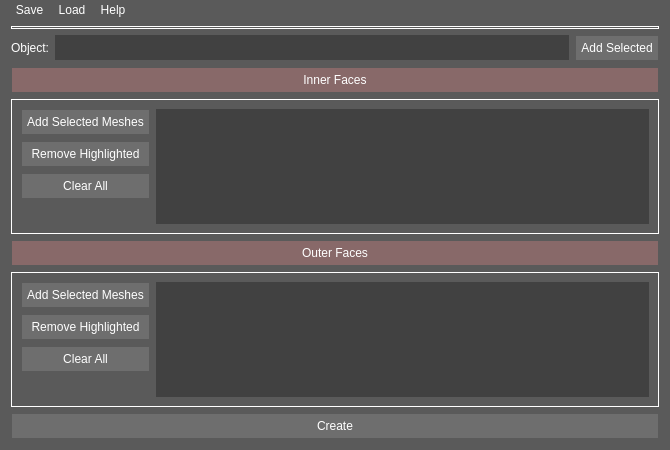
<?xml version="1.0" encoding="UTF-8"?>
<ui version="4.0">
 <class>Form</class>
 <widget class="QWidget" name="Form">
  <property name="geometry">
   <rect>
    <x>0</x>
    <y>0</y>
    <width>670</width>
    <height>450</height>
   </rect>
  </property>
  <property name="windowTitle">
   <string>SingleSidedMesh Creation</string>
  </property>
  <property name="styleSheet">
   <string notr="true">QWidget{
	background-color:rgb(90, 90, 90);
	color: rgb(255, 255, 255);
}
QToolButton{
	background-color: transparent;
	border: none;
	
	text-align: left;
	ToolButtonPopupMode: 2;
}

QPushButton{
	background-color: rgb(110, 110, 110);
	border: none;
	margin: 1px;
	padding: 5px;
}

QFrame{
	border-style: outset;
	border-width: 1px;
	border-color: rgb(255, 255, 255);
	margin: 0;
}
QLabel{
	border:none;
}
QLineEdit{
	border: none;
	background-color: rgb(65, 65, 65);
}

QListView{
	background-color: rgb(65, 65, 65);
	border: none;
}

QSlider::groove{
 	height: 4px;
	background-color: rgb(65, 65, 65);
}
QSlider::handle{
	background: rgb(223, 223, 223);
    border: 1px solid #5c5c5c;
    width: 9px;
    margin: -8px 0; /* handle is placed by default on the contents rect of the groove. Expand outside the groove */
    border-radius: 3px;
}
QToolButton::menu-button {
    border: 2px solid gray;
    border-top-right-radius: 6px;
    border-bottom-right-radius: 6px;
    /* 16px width + 4px for border = 20px allocated above */
    width: 16px;
}
QToolButton::menu-indicator { 
image: none;
 }
</string>
  </property>
  <layout class="QVBoxLayout" name="verticalLayout" stretch="0,0,0,0,4,0,4,0">
   <property name="topMargin">
    <number>0</number>
   </property>
   <item>
    <layout class="QHBoxLayout" name="hl_ToolBar">
     <property name="topMargin">
      <number>0</number>
     </property>
     <item>
      <widget class="QToolButton" name="toolBtnSave">
       <property name="text">
        <string>Save</string>
       </property>
      </widget>
     </item>
     <item>
      <widget class="QToolButton" name="toolBtnTools">
       <property name="styleSheet">
        <string notr="true">text-align: left;</string>
       </property>
       <property name="text">
        <string>Load</string>
       </property>
       <property name="popupMode">
        <enum>QToolButton::InstantPopup</enum>
       </property>
      </widget>
     </item>
     <item>
      <widget class="QToolButton" name="toolBtnHelp">
       <property name="styleSheet">
        <string notr="true">text-align: left;</string>
       </property>
       <property name="text">
        <string>Help</string>
       </property>
       <property name="popupMode">
        <enum>QToolButton::InstantPopup</enum>
       </property>
      </widget>
     </item>
     <item>
      <spacer name="horizontalSpacer">
       <property name="orientation">
        <enum>Qt::Horizontal</enum>
       </property>
       <property name="sizeHint" stdset="0">
        <size>
         <width>40</width>
         <height>20</height>
        </size>
       </property>
      </spacer>
     </item>
    </layout>
   </item>
   <item>
    <widget class="Line" name="line">
     <property name="orientation">
      <enum>Qt::Horizontal</enum>
     </property>
    </widget>
   </item>
   <item>
    <layout class="QHBoxLayout" name="horizontalLayout_3">
     <property name="bottomMargin">
      <number>0</number>
     </property>
     <item>
      <widget class="QLabel" name="labelObject">
       <property name="frameShape">
        <enum>QFrame::HLine</enum>
       </property>
       <property name="frameShadow">
        <enum>QFrame::Raised</enum>
       </property>
       <property name="lineWidth">
        <number>0</number>
       </property>
       <property name="text">
        <string>Object:</string>
       </property>
      </widget>
     </item>
     <item>
      <widget class="QLineEdit" name="lineObject">
       <property name="minimumSize">
        <size>
         <width>0</width>
         <height>25</height>
        </size>
       </property>
      </widget>
     </item>
     <item>
      <widget class="QPushButton" name="btnAddSelectedObject">
       <property name="text">
        <string>Add Selected</string>
       </property>
      </widget>
     </item>
    </layout>
   </item>
   <item>
    <widget class="QPushButton" name="btnInnerFaces">
     <property name="styleSheet">
      <string notr="true">background-color: rgb(136, 105, 105);</string>
     </property>
     <property name="text">
      <string>Inner Faces</string>
     </property>
    </widget>
   </item>
   <item>
    <layout class="QVBoxLayout" name="verticalLayout_2" stretch="0">
     <item>
      <widget class="QFrame" name="frame">
       <property name="styleSheet">
        <string notr="true"/>
       </property>
       <property name="frameShape">
        <enum>QFrame::StyledPanel</enum>
       </property>
       <property name="frameShadow">
        <enum>QFrame::Raised</enum>
       </property>
       <layout class="QVBoxLayout" name="verticalLayout_4">
        <item>
         <layout class="QHBoxLayout" name="horizontalLayout_2">
          <property name="bottomMargin">
           <number>0</number>
          </property>
          <item>
           <layout class="QVBoxLayout" name="verticalLayout_3">
            <item>
             <widget class="QPushButton" name="btnAddSelectedInner">
              <property name="text">
               <string>Add Selected Meshes</string>
              </property>
             </widget>
            </item>
            <item>
             <widget class="QPushButton" name="btnRemoveInner">
              <property name="text">
               <string>Remove Highlighted</string>
              </property>
             </widget>
            </item>
            <item>
             <widget class="QPushButton" name="btnClearAllInner">
              <property name="text">
               <string>Clear All</string>
              </property>
             </widget>
            </item>
            <item>
             <spacer name="verticalSpacer">
              <property name="orientation">
               <enum>Qt::Vertical</enum>
              </property>
              <property name="sizeHint" stdset="0">
               <size>
                <width>20</width>
                <height>40</height>
               </size>
              </property>
             </spacer>
            </item>
           </layout>
          </item>
          <item>
           <widget class="QListWidget" name="listInner"/>
          </item>
         </layout>
        </item>
       </layout>
      </widget>
     </item>
    </layout>
   </item>
   <item>
    <widget class="QPushButton" name="btnOuterFaces">
     <property name="styleSheet">
      <string notr="true">background-color: rgb(136, 105, 105);</string>
     </property>
     <property name="text">
      <string>Outer Faces</string>
     </property>
    </widget>
   </item>
   <item>
    <layout class="QVBoxLayout" name="verticalLayout_6" stretch="0">
     <item>
      <widget class="QFrame" name="frame_2">
       <property name="styleSheet">
        <string notr="true"/>
       </property>
       <property name="frameShape">
        <enum>QFrame::StyledPanel</enum>
       </property>
       <property name="frameShadow">
        <enum>QFrame::Raised</enum>
       </property>
       <layout class="QVBoxLayout" name="verticalLayout_7">
        <item>
         <layout class="QHBoxLayout" name="horizontalLayout">
          <property name="bottomMargin">
           <number>0</number>
          </property>
          <item>
           <layout class="QVBoxLayout" name="verticalLayout_8">
            <item>
             <widget class="QPushButton" name="btnAddSelectedOuter">
              <property name="text">
               <string>Add Selected Meshes</string>
              </property>
             </widget>
            </item>
            <item>
             <widget class="QPushButton" name="btnRemoveOuter">
              <property name="text">
               <string>Remove Highlighted</string>
              </property>
             </widget>
            </item>
            <item>
             <widget class="QPushButton" name="btnClearAllOuter">
              <property name="text">
               <string>Clear All</string>
              </property>
             </widget>
            </item>
            <item>
             <spacer name="verticalSpacer_2">
              <property name="orientation">
               <enum>Qt::Vertical</enum>
              </property>
              <property name="sizeHint" stdset="0">
               <size>
                <width>20</width>
                <height>40</height>
               </size>
              </property>
             </spacer>
            </item>
           </layout>
          </item>
          <item>
           <widget class="QListWidget" name="listOuter"/>
          </item>
         </layout>
        </item>
       </layout>
      </widget>
     </item>
    </layout>
   </item>
   <item>
    <layout class="QVBoxLayout" name="vl_Ghosting" stretch="0">
     <item>
      <layout class="QVBoxLayout" name="verticalLayout_5" stretch="1">
       <property name="bottomMargin">
        <number>0</number>
       </property>
       <item>
        <widget class="QPushButton" name="btnCreate">
         <property name="text">
          <string>Create</string>
         </property>
        </widget>
       </item>
      </layout>
     </item>
    </layout>
   </item>
  </layout>
  <action name="actionShowHelp">
   <property name="checkable">
    <bool>true</bool>
   </property>
   <property name="text">
    <string>ShowHelp</string>
   </property>
   <property name="menuRole">
    <enum>QAction::NoRole</enum>
   </property>
  </action>
 </widget>
 <resources/>
 <connections/>
</ui>
